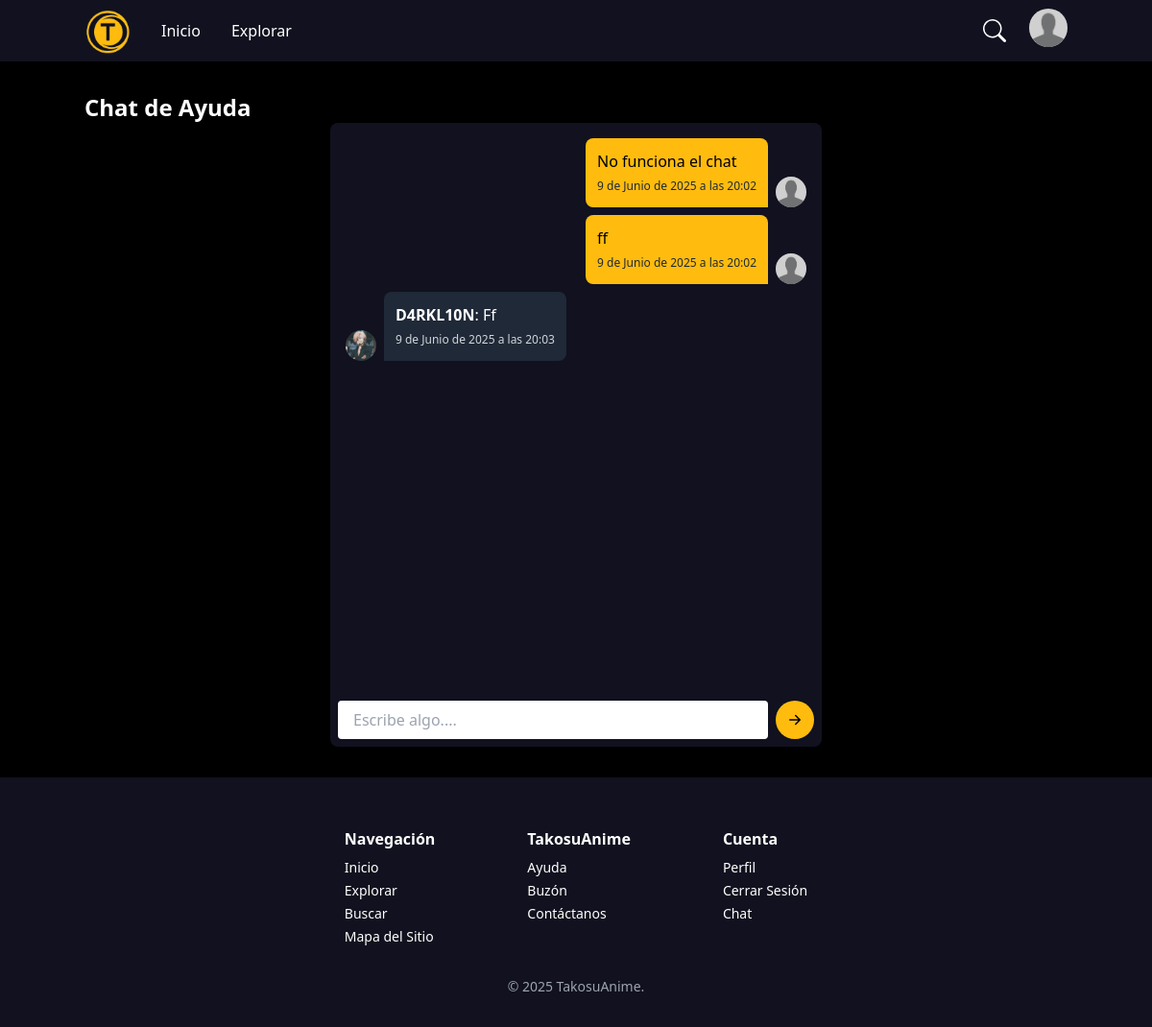
/help-chat/1/ (signed in), run on the app's committed database.
### main/models.py (models this page shows, shortened)
class User(AbstractUser):
    icon = models.ImageField(upload_to=user_icon, default="users/default.png", blank=True)
    favorite_animes = models.ManyToManyField('Anime', related_name='favorited_by', blank=True)

class HelpMessage(models.Model):
    conversation = models.ForeignKey(Conversation, on_delete=models.CASCADE, related_name='messages')
    sender = models.ForeignKey(User, on_delete=models.CASCADE, related_name='sent_messages')
    recipient = models.ForeignKey(User, on_delete=models.CASCADE, null=True, blank=True, related_name='received_messages')
    message = models.TextField()
    created_at = models.DateTimeField(auto_now_add=True)

### main/views.py (the view, shortened to what this page needs)
# urls.py: path('help-chat/<int:pk>/', HelpChat.as_view(), name='conversation_detail'),
class HelpChat(LoginRequiredMixin, FormView, DetailView):
    template_name = 'help_chat.html'
    model = Conversation
    form_class = HelpMessageForm
    context_object_name = 'conversation'
    def get_object(self, queryset=None):
        obj = super().get_object(queryset)
        if not self.request.user.is_superuser and obj.user != self.request.user:
            raise PermissionDenied()
        return obj
    def get_context_data(self, **kwargs):
        context = super().get_context_data(**kwargs)
        context['messages'] = self.get_object().messages.order_by('created_at')
        return context

### main/forms.py
class HelpMessageForm(forms.ModelForm):
    class Meta:
        model = HelpMessage
        fields = ['message']
        widgets = {'message': forms.Textarea(attrs={'placeholder': 'Escribe algo....',})}

### main/templatetags/form_filters.py (called while the page is built)
@register.filter(name='add_class')
def add_class(field, css_class):
    try:
        return field.as_widget(attrs={"class": css_class})
    except AttributeError:
        return field

### main/templates/help_chat.html (shortened to what this page needs)
{% extends "base.html" %}
{% load static %}
{% load form_filters %}
{% block content %}
    <h2 class="text-white text-2xl font-bold">Chat de Ayuda</h2>
    <div class="[background-color:#11111F] relative w-1/2 mx-auto rounded-lg" style="height:650px;">
        <div id="chat-box" class="overflow-y-auto h-[600px] p-4 space-y-2">
            {% for msg in messages %}
                {% if msg.sender == request.user %}
                    <div class="flex justify-end">
                        <div class="flex items-end gap-2 max-w-[70%]">
                            <div class="[background-color:#FFBC0E] text-black p-3 rounded-lg rounded-br-none">
                                <p>{{ msg.message }}</p>
                                <small class="text-gray-800 text-xs">{{ msg.created_at }}</small>
                            </div>
                            <img src="{% if msg.sender.icon %}{{ msg.sender.icon.url }}{% else %}{% static 'default_icon.png' %}{% endif %}"
                                alt="{{ msg.sender.username }}"
                                class="w-8 h-8 rounded-full object-cover">
                        </div>
                    </div>
                {% else %}
                    <div class="flex justify-start">
                        <div class="flex items-end gap-2 max-w-[70%]">
                            <img src="{% if msg.sender.icon %}{{ msg.sender.icon.url }}{% else %}{% static 'default_icon.png' %}{% endif %}"
                                alt="{{ msg.sender.username }}"
                                class="w-8 h-8 rounded-full object-cover">
                            <div class="bg-gray-800 text-white p-3 rounded-lg rounded-bl-none">
                                <p><strong>{{ msg.sender.username }}</strong>: {{ msg.message }}</p>
                                <small class="text-gray-300 text-xs">{{ msg.created_at }}</small>
                            </div>
                        </div>
                    </div>
                {% endif %}
            {% empty %}
                <p class="text-white">No hay mensajes aún.</p>
            {% endfor %}
        </div>
        <form method="post" class="absolute bottom-0 left-0 right-0 p-2" id="message-form">
            <div class="flex items-center gap-2">
                {{ form.message|add_class:"w-full h-10 px-4 py-2 rounded bg-white resize-none overflow-hidden" }}
                <button type="submit" class="[background-color:#FFBC0E] text-black px-2 py-2 rounded-full hover:bg-yellow-600">
                    <svg xmlns="http://www.w3.org/2000/svg" width="24" height="24" fill="currentColor" class="bi bi-arrow-right-short" viewBox="0 0 16 16">
                        <path fill-rule="evenodd" d="M4 8a.5.5 0 0 1 .5-.5h5.793L8.146 5.354a.5.5 0 1 1 .708-.708l3 3a.5.5 0 0 1 0 .708l-3 3a.5.5 0 0 1-.708-.708L10.293 8.5H4.5A.5.5 0 0 1 4 8"/>
                    </svg>
                </button>
            </div>
        </form>
    </div>
{% endblock %}

### main/templates/base.html (shortened to what this page needs)
<!DOCTYPE html>
<html lang="en">
<head>
    {% load static %}
    <script src="https://cdn.tailwindcss.com"></script>
    <link rel="stylesheet" href="{% static 'css/style.css' %}">
</head>
<body  class="bg-black min-h-screen flex flex-col">
    <header style="background-color: #11111F;" class="text-white py-2 h-16">
        <div class="container mx-auto flex justify-between items-center">
            <div class="flex items-center space-x-8">
                <div class="flex items-end space-x-2">
                    <img src="{% static 'images/logo.png' %}" alt="TakosuAnime" class="h-12">
                </div>
                <a href="{% url 'anime_list' %}" class="text-white hover:text-yellow-400">Inicio</a>
                <div class="relative">
                    <a href="#">Explorar</a>
                </div>
            </div>
            <div class="flex items-center space-x-4">
                <div class="flex items-center relative">
                    <a href="{% url 'search' %}" class="text-white h-10 w-10 flex items-center justify-center  hover:text-yellow-400">
                        <svg xmlns="http://www.w3.org/2000/svg" width="24" height="24" fill="currentColor" class="bi bi-search" viewBox="0 0 16 16">
                            <path d="M11.742 10.344a6.5 6.5 0 1 0-1.397 1.398h-.001q.044.06.098.115l3.85 3.85a1 1 0 0 0 1.415-1.414l-3.85-3.85a1 1 0 0 0-.115-.1zM12 6.5a5.5 5.5 0 1 1-11 0 5.5 5.5 0 0 1 11 0"/>
                        </svg>
                    </a>
                </div>
                <div class="relative">
                    {% if request.user.is_authenticated %}
                        <button id="profileMenuButton" class="inline-block focus:outline-none">
                            <img src="{{ user.icon.url }}" alt="{{ user.username }}" class="w-10 h-10 rounded-full object-cover" />
                        </button>
                    {% else %}
                        <a href="{% url 'login' %}" class="text-white py-2 px-4 rounded-md hover:text-yellow-500">Iniciar Sesión</a>
                        |
                        <a href="{% url 'signup' %}" class="text-white py-2 px-4 rounded-md hover:text-yellow-500">Registrarse</a>
                    {% endif %}
                </div>
            </div>
        </div>
    </header>
    <main class="container mx-auto py-8 flex-grow">
        {% block content %}
        {% endblock %}
    </main>
    <footer style="background-color: #11111F;" class="text-white py-8">
        <div class="container mx-auto flex flex-col md:flex-row md:gap-x-20 justify-center items-start text-sm pt-5">
            <div class="px-2">
                <span class="font-semibold text-base">Navegación</span>
                <div class="flex flex-col space-y-1 pt-2">
                    <a href="{% url 'anime_list' %}">Inicio</a>
                    <a href="{% url 'anime_list' %}">Explorar</a>
                    <a href="{%  url 'search' %}">Buscar</a>
                    <a href="{% url 'sitemap' %}">Mapa del Sitio</a>
                </div>
            </div>
            <div class="px-2">
                <span class="font-semibold text-base">TakosuAnime</span>
                <div class="flex flex-col pt-2 space-y-1">
                    <a href="{% url 'help' %}">Ayuda</a>
                    <a href="{% url 'suggestion' %}">Buzón</a>
                    <a href="{% url 'contact' %}">Contáctanos</a>
                </div>
            </div>
            <div class="px-2">
                <span class="font-semibold text-base">Cuenta</span>
                <div class="flex flex-col pt-2 space-y-1">
                {% if request.user.is_authenticated %}
                    <a href="{% url 'profile' user.id %}">Perfil</a>
                    <form action="{% url 'logout' %}" method="post" class="block">
                        <button type="submit" class="hover:[color:#FFBC0E]">
                            Cerrar Sesión
                        </button>
                    </form>
                {% else %}
                    <a href="{% url 'login' %}">Iniciar Sesión</a>
                    <a href="{% url 'signup' %}">Registrarse</a>
                {% endif%}
                    <a href="{% url 'home_redirect' %}">Chat</a>
                </div>
            </div>
        </div>
        <div class="text-sm text-gray-400 text-center pt-8" >
            © 2025 TakosuAnime.
        </div>
    </footer>
</body>
</html>

### static/css/style.css (style rules this page uses)
a { color: white ; }

### data on the page
User: icon (placeholder picture)
HelpMessage: message "No funciona el chat", created_at "9 de Junio de 2025 a las 20:02", sender.icon (placeholder picture)
HelpMessage: message "ff", created_at "9 de Junio de 2025 a las 20:02", sender.icon (placeholder picture)
HelpMessage: sender.username (picture), sender.username "D4RKL10N", message "Ff", created_at "9 de Junio de 2025 a las 20:03"
